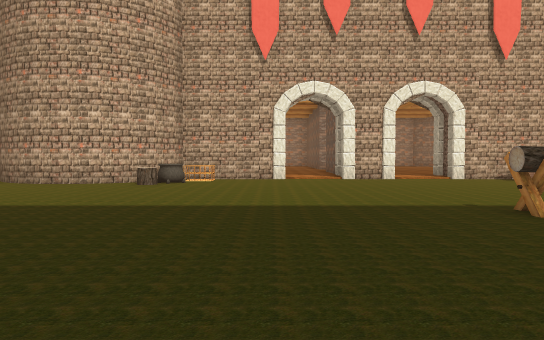
[1] (above)

24 first-person views from a walk through a Unity game level. The camera is 1.4 m above the floor, tilts 2° down and sees 70° across. The floor is counted in squares, 2 m on a side. Each view is taken from the middle of a square. On the plan, view 1 faces up. The plan holds only what a view shows up to about 11 squares ahead; the rest is blank. The place goes on beyond the plan. The player is left out. Some surface patterns are stand-ins.

[2]
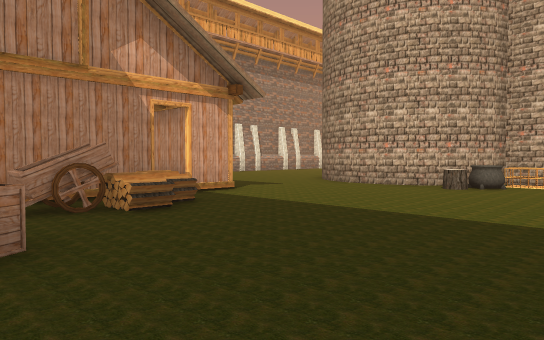

[3]
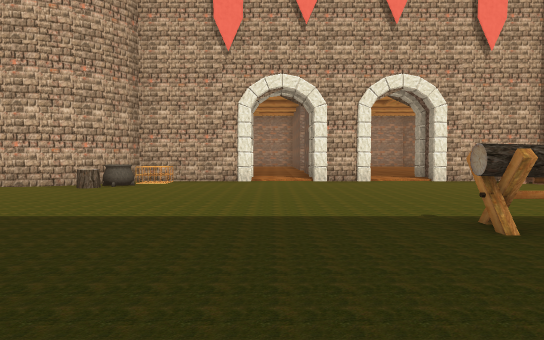

[4]
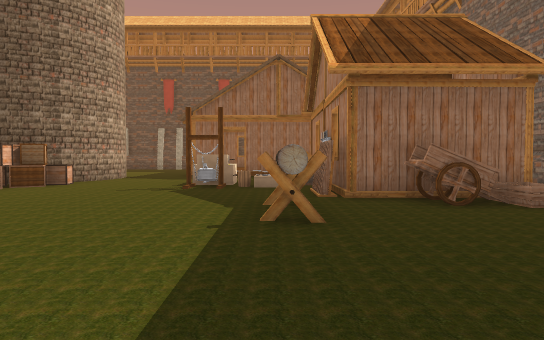

[5]
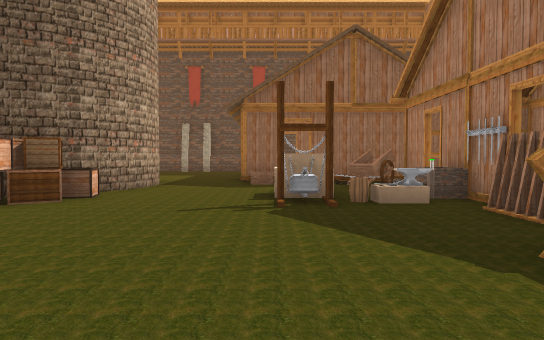

[6]
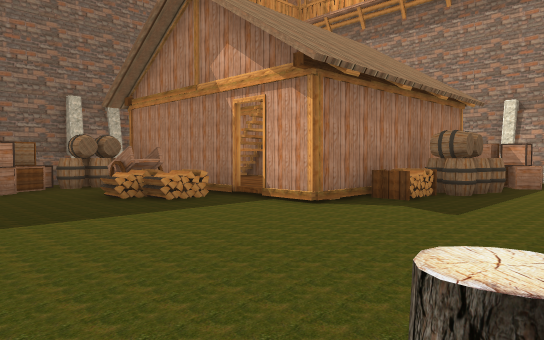

[7]
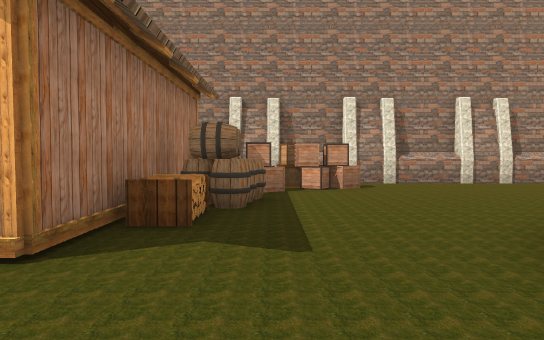

[8]
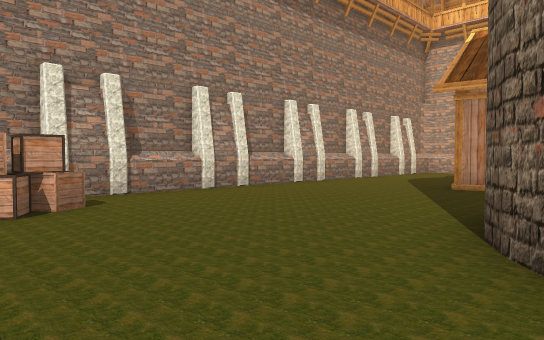

[9]
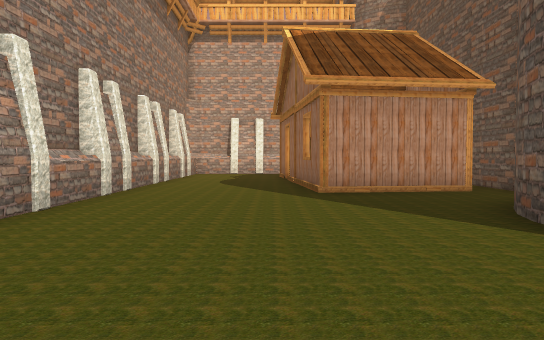

[10]
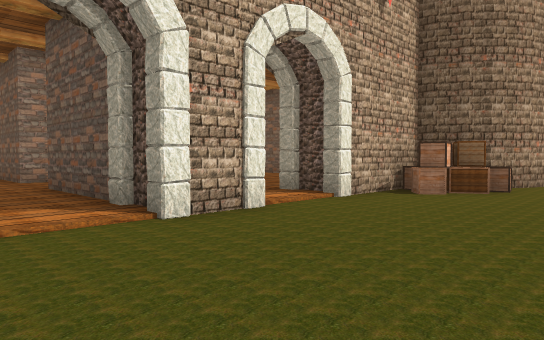

[11]
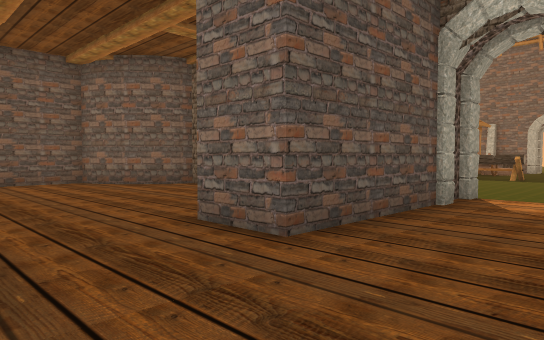

[12]
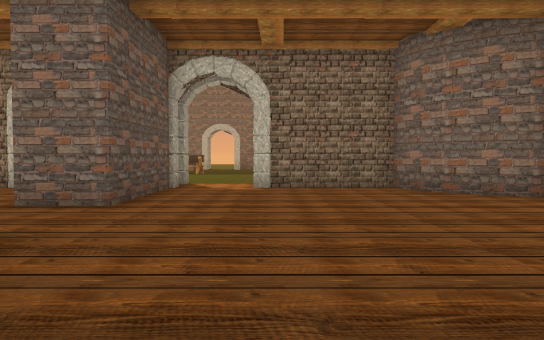

[13]
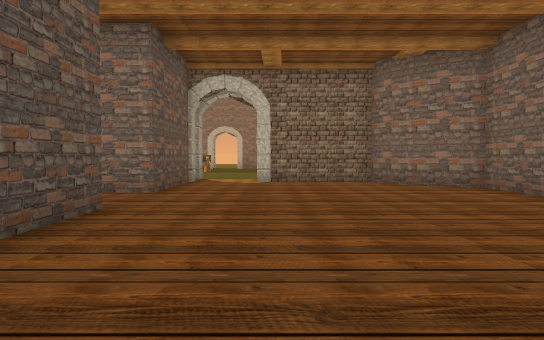

[14]
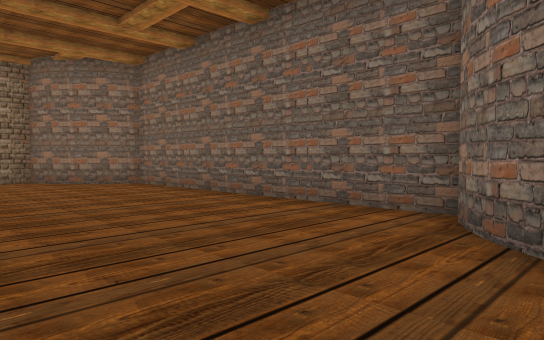

[15]
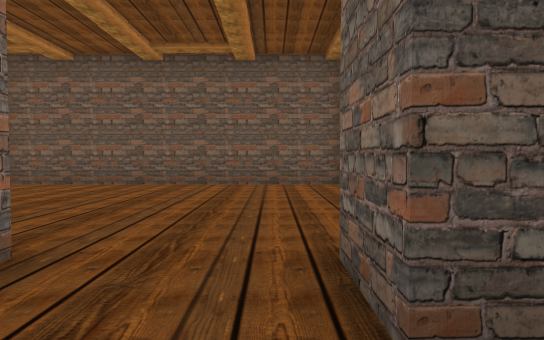

[16]
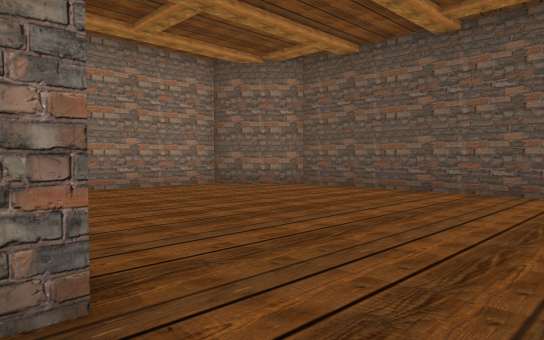

[17]
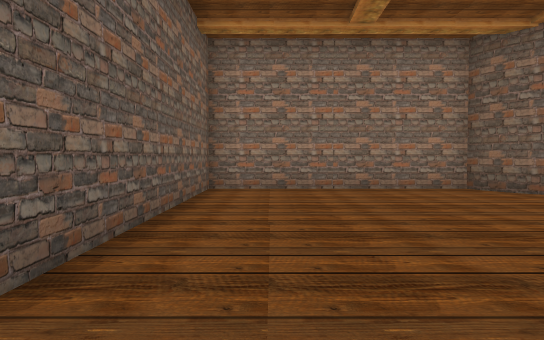

[18]
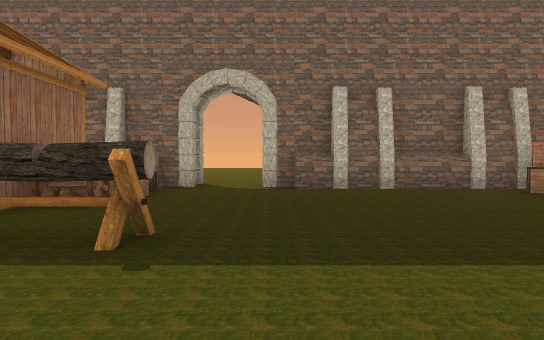

[19]
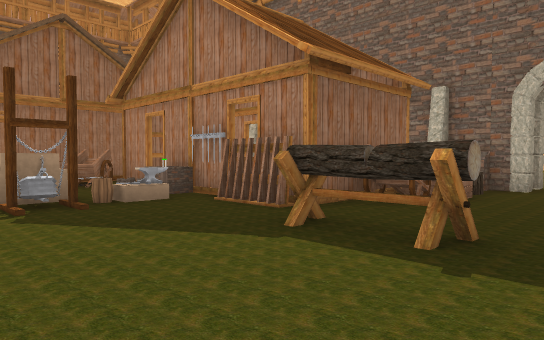

[20]
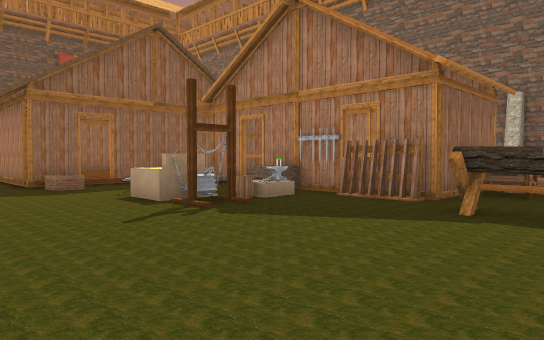

[21]
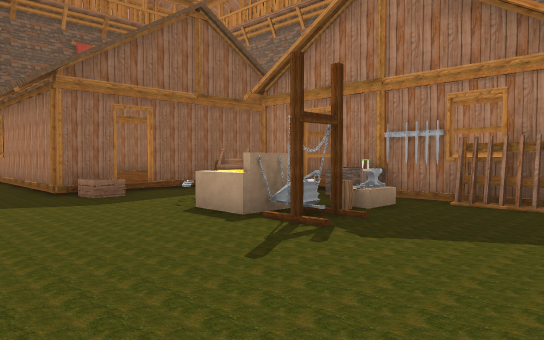

[22]
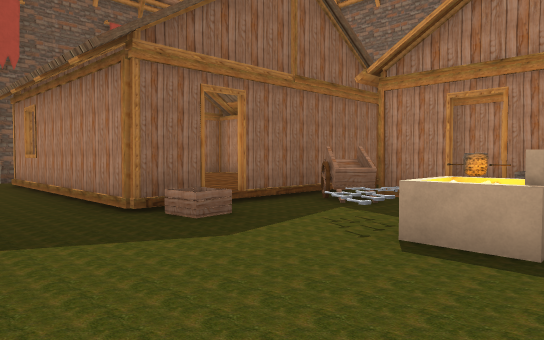

[23]
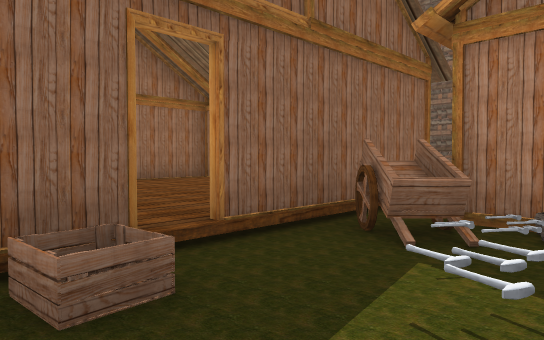

[24]
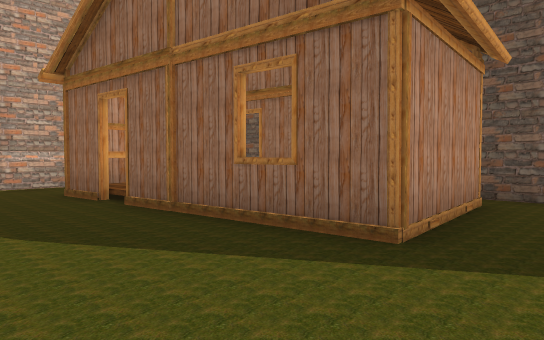

### Floor plan
Key: @ floor where view 1 was taken; # wall or solid block; . main floor; : floor 0.25 m higher than the main floor; / step, stairs or slope; ^ raised ledge; B box; C cauldron; H house; W wagon; R crate; A barrel; O other object.
Columns run from 14 left of view 1 to 20 right of it. Each row starts with its distance up from view 1.
 26                  ########
 25    ##         .  #......#
 24    ..    ##....  #......##
 23   ..H   ##...... #.......#
 22   .H:    #.......#.......#
 21   ..: HH #.......#.......#
 20 #...H  H #.......#.......#
 19 #...H  H##.......#.......#
 18 ^...H  H##...............#
 17 #...HHHH##...............#
 16 #.......##.......#.......#
 15 ^......  ##......# .....##
 14 #.....#   ##.....# ....##
 13 #.....#    ####..# .#  #
 12 ^.....##   ####//#//####
 11 #......######........BB###
 10 #B......##.C...........B.##.
  9 #BB............................
  8 #BB.A......................HHHHHHH#
  7 # B.AA^...............OOO.RH     H
  6    HH HH..............OOOO.H     H
  5        :..........#.../..O.H     H
  4        :^^..........#HHHOWWH     H
  3    HH  :WW.........WH     HH     H
  2     H  HW..........W      HH   HHH
  1         AABB.......RHHHHHHH
  0        HAAB...@....#
 -1        ##########.####
 -2                  .#
 -3                  ..

Where each view was taken, in squares from view 1:
view 1: 0 up, 0 right, facing up
view 2: 1 up, 0 right, facing up-left
view 3: 1 up, 1 right, facing up
view 4: 5 up, 1 left, facing right
view 5: 7 up, 2 right, facing right
view 6: 10 up, 2 left, facing down-left
view 7: 8 up, 4 left, facing left
view 8: 8 up, 7 left, facing up-left
view 9: 9 up, 11 left, facing up
view 10: 8 up, 0 right, facing up-right
view 11: 19 up, 0 right, facing down-right
view 12: 22 up, 0 right, facing down
view 13: 24 up, 0 right, facing down
view 14: 25 up, 0 right, facing down-left
view 15: 17 up, 1 right, facing right
view 16: 17 up, 3 right, facing up-right
view 17: 17 up, 5 right, facing up
view 18: 8 up, 2 right, facing down
view 19: 8 up, 2 right, facing down-right
view 20: 10 up, 3 right, facing down-right
view 21: 10 up, 5 right, facing down-right
view 22: 10 up, 8 right, facing down-right
view 23: 8 up, 10 right, facing down-right
view 24: 15 up, 13 left, facing up-right
